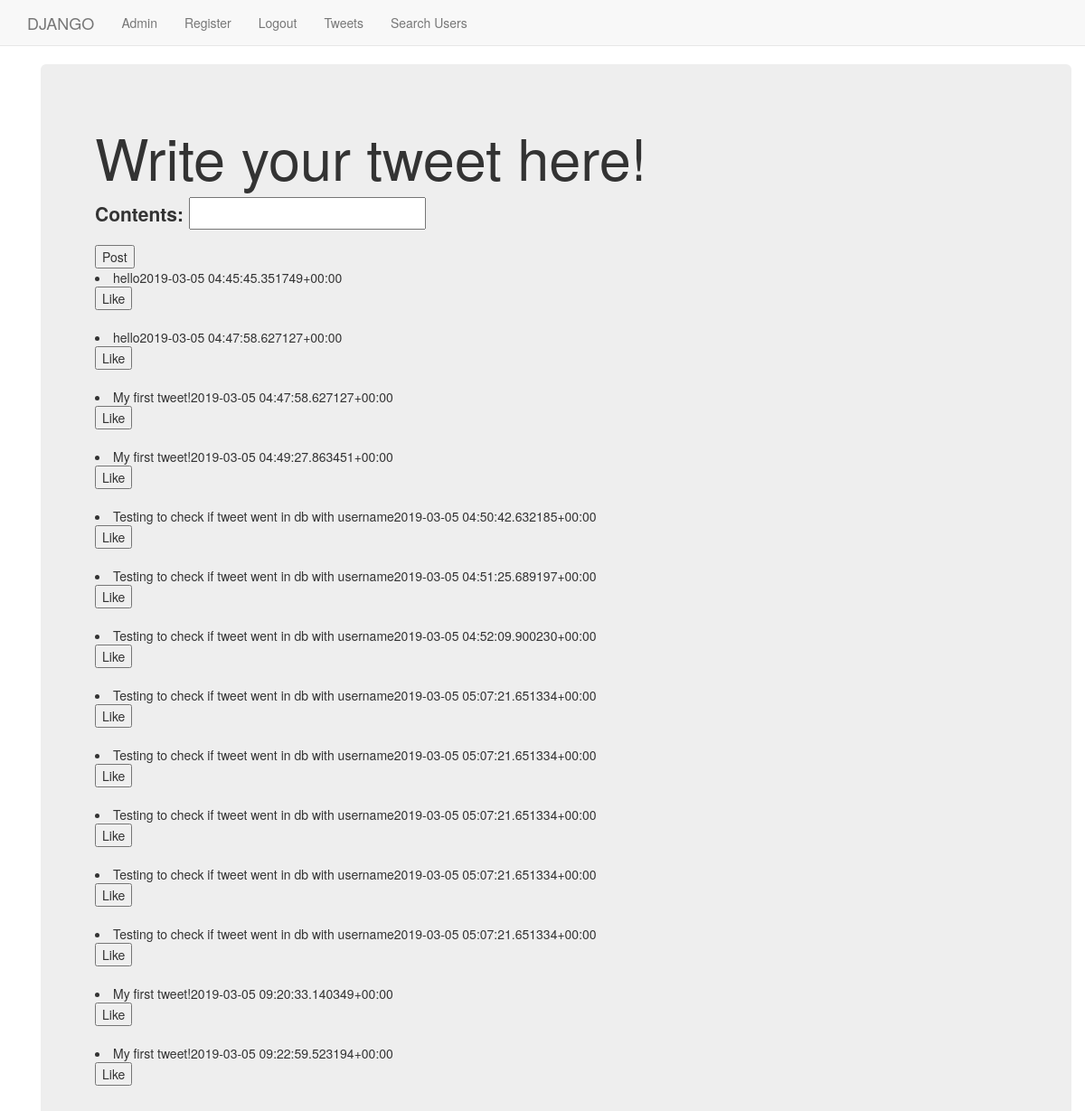
Page /core/home/tweet/ (signed in) on the committed database.
### core/models.py (models this page shows)
class Tweets(models.Model):
    user = models.ForeignKey(User, on_delete=models.CASCADE,blank=True,null=True, related_name='tweets')
    contents = models.CharField(max_length=120)
    published_time = models.DateTimeField(auto_created=True, default=datetime.today())
    def __str__(self):
        return (str(self.contents) + str(self.published_time)) #, self.user_name

### core/views.py (the view)
def post_tweet(request):
    tweeted = False
    tweet_form = TweetsForm(data=request.POST)
    user=request.user
    if request.method == 'POST':
        if tweet_form.is_valid():
            tweet = tweet_form.save(commit=False)
            tweet.user = user
            tweet.save()
            tweeted = True
        else:
            print("Tweetform invalid")
    else:
        tweet_form = TweetsForm()
    tweets_all = Tweets.objects.filter(user=user)
    return render(request, 'core/mytweets.html',
                  {'tweet_form': tweet_form,
                   'tweets_all' : tweets_all,
                   'tweeted': tweeted})

### core/forms.py
class TweetsForm(forms.ModelForm):
    class Meta():
        model = Tweets
        fields=('contents',)

### templates/core/mytweets.html (shortened to what this page needs)
{% extends "core/base.html" %}
{% load staticfiles %}
{% block body_block %}
  <div class="container">
    <div class="jumbotron">
      {% if tweeted %}
        <h1>Thank you for tweeting!</h1>
          {% for t in tweets_all %}
          <li> {{ t }} </li>
              <button>Like</button>
              <br><br>
          {% endfor %}
      {% else %}
        <h1>Write your tweet here!</h1>
<form enctype="multipart/form-data" method="POST">
          {{ tweet_form.as_p }}
          <input type="submit" name="" value="Post">
        </form>
          {% for t in tweets_all %}
          <li> {{ t }} </li>
              <button>Like</button>
              <br><br>
          {% endfor %}
      {% endif %}
    </div>
  </div>
{% endblock %}

### rows in the picture
Tweets: contents+published_time "hello2019-03-05 04:45:45.351749+00:00"
Tweets: contents+published_time "hello2019-03-05 04:47:58.627127+00:00"
Tweets: contents+published_time "My first tweet!2019-03-05 04:47:58.627127+00:00"
Tweets: contents+published_time "My first tweet!2019-03-05 04:49:27.863451+00:00"
Tweets: contents+published_time "Testing to check if tweet went in db with username2019-03-05 04:50:42.632185+00:00"
Tweets: contents+published_time "Testing to check if tweet went in db with username2019-03-05 04:51:25.689197+00:00"
Tweets: contents+published_time "Testing to check if tweet went in db with username2019-03-05 04:52:09.900230+00:00"
Tweets: contents+published_time "Testing to check if tweet went in db with username2019-03-05 05:07:21.651334+00:00"
Tweets: contents+published_time "Testing to check if tweet went in db with username2019-03-05 05:07:21.651334+00:00"
Tweets: contents+published_time "Testing to check if tweet went in db with username2019-03-05 05:07:21.651334+00:00"
Tweets: contents+published_time "Testing to check if tweet went in db with username2019-03-05 05:07:21.651334+00:00"
Tweets: contents+published_time "Testing to check if tweet went in db with username2019-03-05 05:07:21.651334+00:00"
Tweets: contents+published_time "My first tweet!2019-03-05 09:20:33.140349+00:00"
Tweets: contents+published_time "My first tweet!2019-03-05 09:22:59.523194+00:00"
